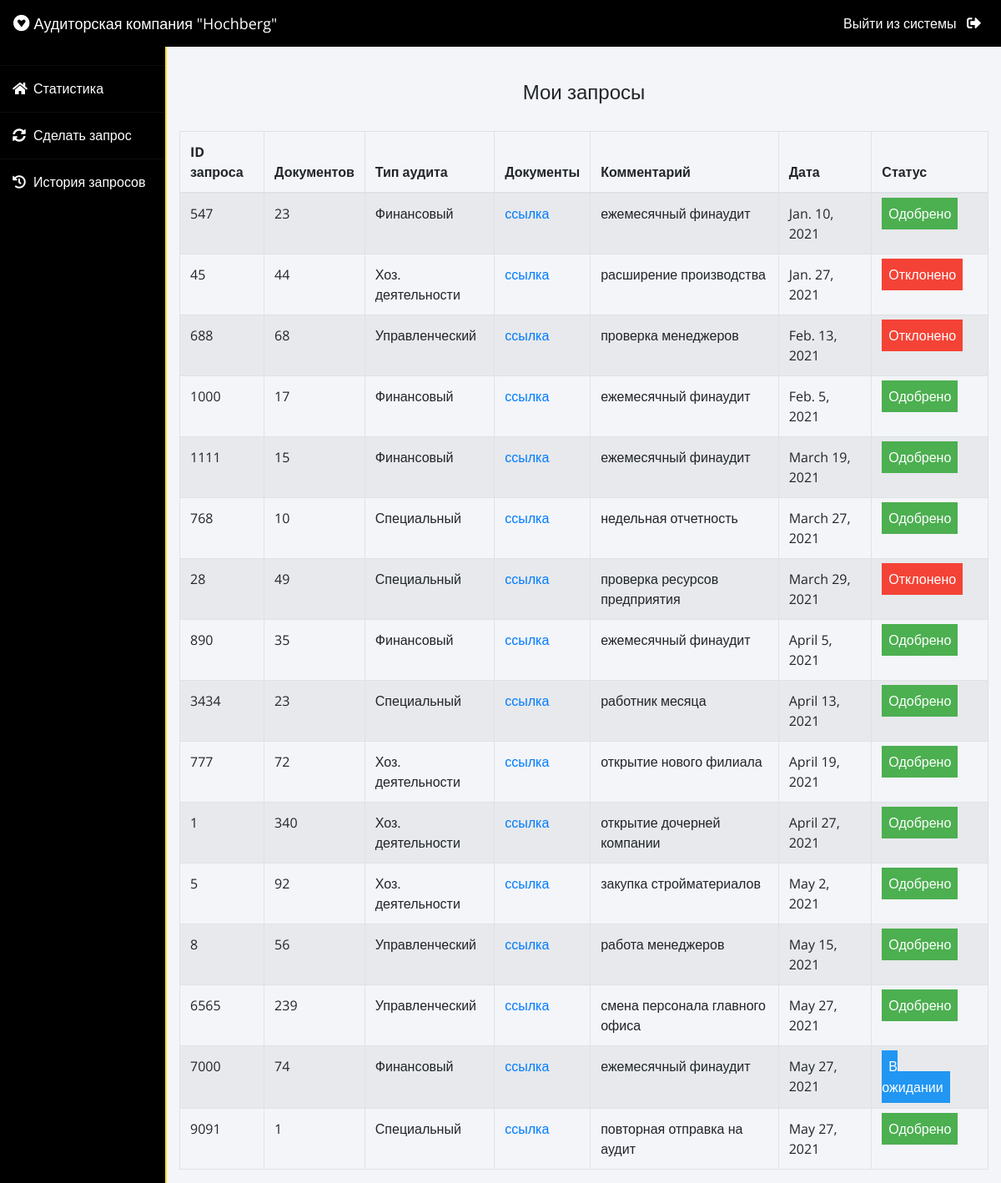
The app's page /client/my-request (signed in) with its own data.
### docs/models.py (models this page shows, shortened)
class DocsRequest(models.Model):
    request_by_client=models.ForeignKey(pmodels.Client,null=True,on_delete=models.CASCADE)
    request_by_auditor=models.ForeignKey(dmodels.Auditor,null=True,on_delete=models.CASCADE)
    client_id=models.CharField(max_length=30)
    client_num=models.PositiveIntegerField()
    reason=models.CharField(max_length=500)
    docsgroup=models.CharField(max_length=20)
    audit_file= models.CharField(max_length=500)
    status=models.CharField(max_length=20,default="Pending")
    date=models.DateField(auto_now=True)

### client/views.py (the view)
# urls.py: path('my-request', views.my_request_view,name='my-request'),
def my_request_view(request):
    client= models.Client.objects.get(user_id=request.user.id)
    docs_request=bmodels.DocsRequest.objects.all().filter(request_by_client=client)
    return render(request,'client/my_request.html',{'docs_request':docs_request})

### templates/client/my_request.html (shortened to what this page needs)
{% extends 'client/clientbase.html' %}
{% block content %}
{% load widget_tweaks %}
{%load static%}
<head>
   </head>
<br><br>
<div class="container">
    <H4 class="text-center">Мои запросы</H4><br>
    <table class="table table-hover table-bordered table-striped">
        <thead>
            <tr>
                <th scope="col">ID запроса</th>
                <th scope="col">Документов</th>
                <th scope="col">Тип аудита</th>
                <th scope="col">Документы</th>
                <th scope="col">Комментарий</th>
                <th scope="col">Дата</th>
                <th scope="col">Статус</th>
            </tr>
        </thead>
        <tbody>
            {% for t in docs_request %}
            <tr>
                <td> {{t.client_id}}</td>
                <td>{{t.client_num}}</td>
                <td>{{t.docsgroup}}</td>
                <td><a href={{t.audit_file}}>ссылка</a></td>
                <td>{{t.reason}}</td>
                <td>{{t.date}}</td>
                {% if t.status == 'Approved' %}
                <td><span class="label success">Одобрено</span></td>
                {% elif t.status == 'Rejected' %}
                <td><span class="label danger">Отклонено</span></td>
                {% else %}
                <td><span style="color: white;margin-left: 0px;" class="label info">В ожидании</span></td>
                {% endif %}
            </tr>
            {% endfor %}
        </tbody>
    </table>
</div>
{% endblock content %}

### templates/client/clientbase.html (style rules this page uses)
* { margin: 0; padding: 0; box-sizing: border-box; list-style: none; text-decoration: none; font-family: 'Open Sans', sans-serif; }
body { background-color: #f3f5f9; }
.wrapper .main_content .info { margin: 20px; color: #717171; line-height: 25px; }

### templates/client/my_request.html (style rules this page uses)
.label { color: white; padding: 8px; }
.success { background-color: #4CAF50; }
.info { background-color: #2196F3; }
.danger { background-color: #f44336; }

### records on screen
DocsRequest: client_id "547", client_num "23", docsgroup "Финансовый", reason "ежемесячный финаудит", date "Jan. 10, 2021", status "Одобрено"
DocsRequest: client_id "45", client_num "44", docsgroup "Хоз. деятельности", reason "расширение производства", date "Jan. 27, 2021", status "Отклонено"
DocsRequest: client_id "688", client_num "68", docsgroup "Управленческий", reason "проверка менеджеров", date "Feb. 13, 2021", status "Отклонено"
DocsRequest: client_id "1000", client_num "17", docsgroup "Финансовый", reason "ежемесячный финаудит", date "Feb. 5, 2021", status "Одобрено"
DocsRequest: client_id "1111", client_num "15", docsgroup "Финансовый", reason "ежемесячный финаудит", date "March 19, 2021", status "Одобрено"
DocsRequest: client_id "768", client_num "10", docsgroup "Специальный", reason "недельная отчетность", date "March 27, 2021", status "Одобрено"
DocsRequest: client_id "28", client_num "49", docsgroup "Специальный", reason "проверка ресурсов предприятия", date "March 29, 2021", status "Отклонено"
DocsRequest: client_id "890", client_num "35", docsgroup "Финансовый", reason "ежемесячный финаудит", date "April 5, 2021", status "Одобрено"
DocsRequest: client_id "3434", client_num "23", docsgroup "Специальный", reason "работник месяца", date "April 13, 2021", status "Одобрено"
DocsRequest: client_id "777", client_num "72", docsgroup "Хоз. деятельности", reason "открытие нового филиала", date "April 19, 2021", status "Одобрено"
DocsRequest: client_id "1", client_num "340", docsgroup "Хоз. деятельности", reason "открытие дочерней компании", date "April 27, 2021", status "Одобрено"
DocsRequest: client_id "5", client_num "92", docsgroup "Хоз. деятельности", reason "закупка стройматериалов", date "May 2, 2021", status "Одобрено"
DocsRequest: client_id "8", client_num "56", docsgroup "Управленческий", reason "работа менеджеров", date "May 15, 2021", status "Одобрено"
DocsRequest: client_id "6565", client_num "239", docsgroup "Управленческий", reason "смена персонала главного офиса", date "May 27, 2021", status "Одобрено"
DocsRequest: client_id "7000", client_num "74", docsgroup "Финансовый", reason "ежемесячный финаудит", date "May 27, 2021", status "В ожидании"
DocsRequest: client_id "9091", client_num "1", docsgroup "Специальный", reason "повторная отправка на аудит", date "May 27, 2021", status "Одобрено"
